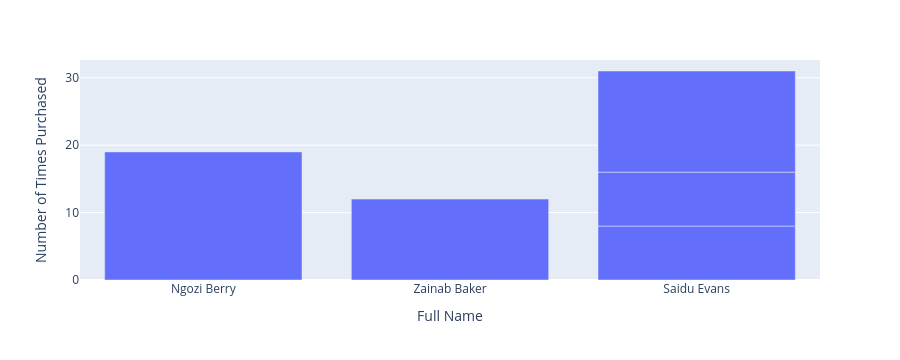

Here is the notebook cell this chart was saved with:
### Code cell
#bargraphs with plotly express
import pandas as pd
import plotly.express as px
data='data/mtn_customer_churn.csv'
df1=pd.read_csv(data)
df1.shape
print(df1.columns)
df2=df1.head()
df3=df1['Total Revenue'][0:15]
df3.to_excel('output.xlsx',index=False)
print(df3)
print(df2)
fig1=px.bar(data_frame=df2,x='Full Name',y='Number of Times Purchased')
fig1.show()

### Figure 1 — Plotly figure (JSON) as saved in the notebook; plotly's stock layout.template omitted (floating-point values rounded to 4 significant figures)
{"data": [{"alignmentgroup": "True", "hovertemplate": "Full Name=%{x}<br>Number of Times Purchased=%{y}<extra></extra>", "legendgroup": "", "marker": {"color": "#636efa", "pattern": {"shape": ""}}, "name": "", "offsetgroup": "", "orientation": "v", "showlegend": false, "textposition": "auto", "type": "bar", "x": ["Ngozi Berry", "Zainab Baker", "Saidu Evans", "Saidu Evans", "Saidu Evans"], "xaxis": "x", "y": [19, 12, 8, 8, 15], "yaxis": "y"}], "layout": {"autosize": true, "barmode": "relative", "height": 360, "legend": {"tracegroupgap": 0}, "margin": {"t": 60}, "xaxis": {"anchor": "y", "autorange": true, "domain": [0, 1], "range": [-0.5, 2.5], "title": {"text": "Full Name"}, "type": "category"}, "yaxis": {"anchor": "x", "autorange": true, "domain": [0, 1], "range": [0, 32.63], "title": {"text": "Number of Times Purchased"}, "type": "linear"}}}
